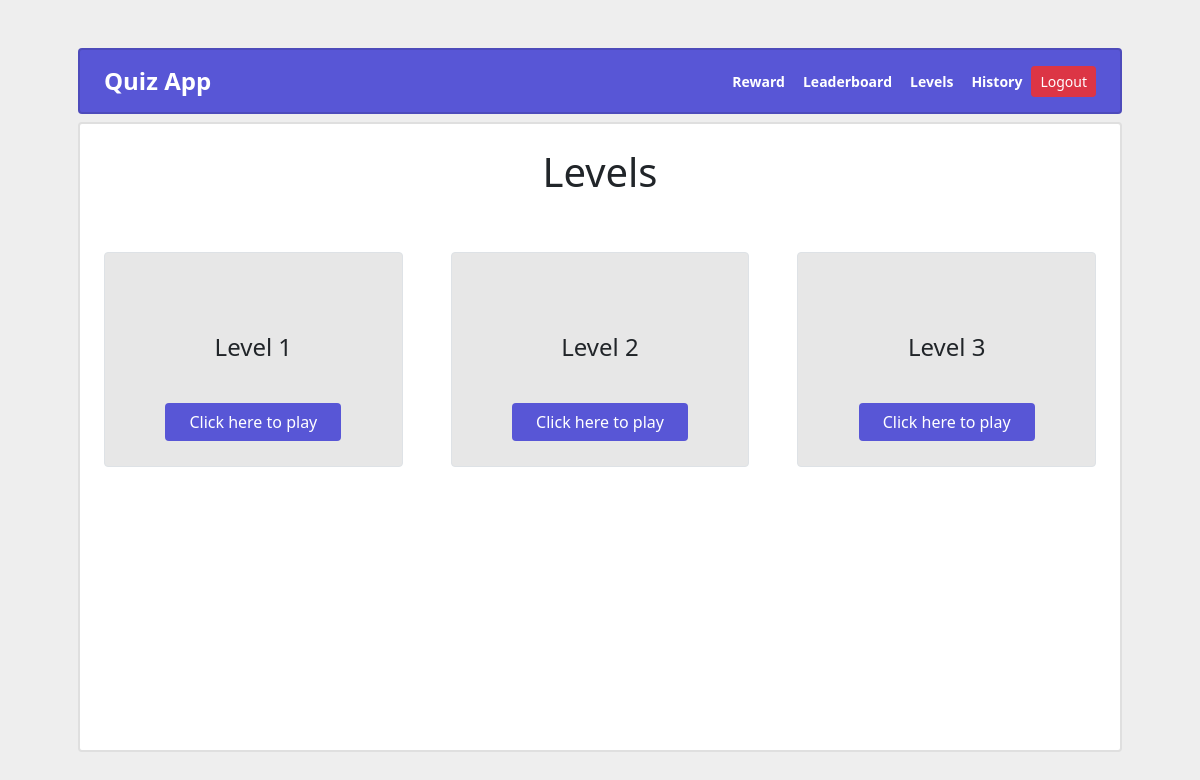
The app's page /quizzes/ (signed in) with its own data.
### quiz/models.py (models this page shows, shortened)
class TimeStampedModel(models.Model):
    created = models.DateTimeField(auto_now_add=True)
    modified = models.DateTimeField(auto_now=True)
    class Meta:
        abstract = True

class Level(TimeStampedModel):
    name = models.CharField(max_length=70, unique=True)
    slug = models.SlugField(unique=True)
    description = models.TextField()
    users = models.ManyToManyField(get_user_model())  # Users who have access to this level

### quiz/views.py (the view)
# urls.py: path('quizzes/', views.QuizView.as_view(), name="quizzes"),
class QuizView(QuizMixin, TemplateView):
    template_name = "quiz/quiz.html"
    extra_context = {'title': "Quizzes"}
    def get_context_data(self, **kwargs):
        kwargs = super().get_context_data()
        kwargs['quiz_list'] = self.get_queryset()
        kwargs['levels'] = models.Level.objects.all()
        return kwargs

### quiz/views.py (called while the page is built)
    def get_queryset(self):
        return models.Quiz.objects.filter(
            users=self.request.user, published=True,
            end_date__gte=timezone.now()
        ).order_by('end_date')

    @method_decorator(login_required)
    def dispatch(self, request, *args, **kwargs):
        return super().dispatch(request, *args, **kwargs)

### quiz/templates/quiz/quiz.html (shortened to what this page needs)
{% extends 'base.html' %}
{% load quiz %}
{% block content %}
<div class="d-flex flex-column h-100">
    <div class="h1 text-center">Levels</div>
    <div class = "container d-grid text-center mt-5">
        <div class = "row gap-5">
            {% for level in levels %}
            <div class="col border rounded" style = "background-color: #E7E7E7; padding: 2em 0;">
                <div class = "h4 flex-grow my-5"  >{{ level.name }}</div>
                <a class = "fs-6 py-2 rounded mt-5 px-4" style = "text-decoration: none; color: white; background-color: #5856D6;" href="{% url 'quiz:level_quizzes' level.slug %}" >Click here to play</a>
            </div>
            {% endfor %}
        </div>
    </div>
</div>
{% endblock %}

### records on screen
Level: name "Level 1"
Level: name "Level 2"
Level: name "Level 3"
